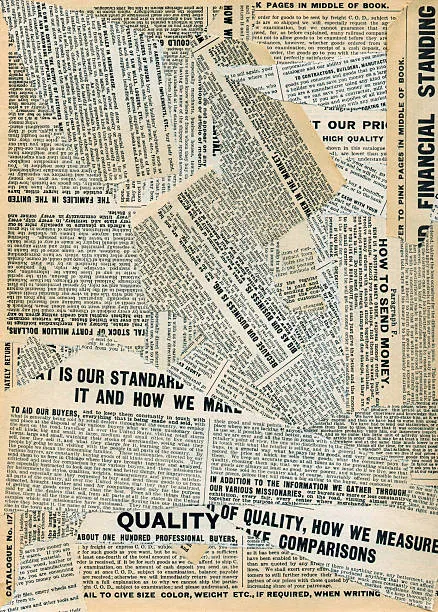
#> input picture addition/paper.tif, 438 x 612 px, found by its file name
$ python calc_insertion.py
#> lines starting #> are read from the running program, lines starting #| are printed output that depends on the picture; after the words box and inside, x2 and y2 are one past the last pixel; in counts of white or black regions, pixels touching at a corner belong together
### src/utils/functions.py

import random
import math
import os

def generate_random(minNumber, maxNumber):
    return random.randint(minNumber, maxNumber)

def create_empty_square_matrix(size):
    return create_empty_matrix(size, size)

# [8 lines left out: function create_empty_matrix, not called in this run]

def remove_eol(strings):
    return [string.rstrip('\n') for string in strings]

def get_intensity_from_value(value):
    return int(math.log2(int(value))) + 1

def get_image_path(image_name):
    return os.path.abspath(os.path.join(os.path.dirname(__file__), "..", "..")) + "/images/" + image_name

### src/addition/calc_insertion.py
import os
import cv2
import sys
import matplotlib.pyplot as plt

sys.path.append(os.path.abspath(os.path.join(os.path.dirname(__file__), '..')))

from utils import functions as fn

image_a = fn.get_image_path("/addition/paper.tif")
image_b = fn.get_image_path("/addition/birds.png")

img_a = cv2.imread(image_a, cv2.COLOR_BGRA2RGBA)
#> img_a is the input picture: shape (612, 438, 3); mean B, G, R 161.7, 180.1, 185
img_b = cv2.imread(image_b, cv2.IMREAD_UNCHANGED)
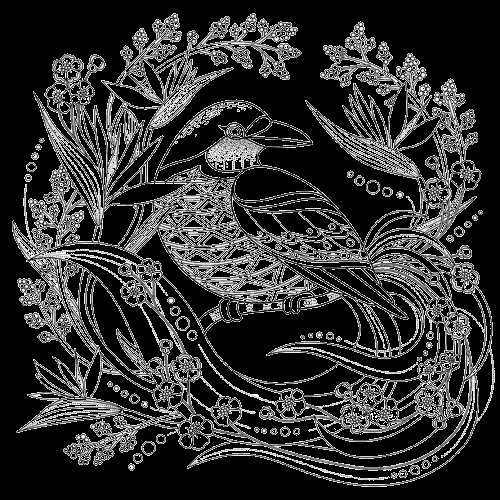
#> input picture addition/birds.png, 500 x 500 px, found by its file name
#> img_b is the input picture: shape (500, 500, 4); mean B, G, R, A 50.3, 50.3, 50.3, 48.6

img_a = cv2.resize(img_a, (700, 700))
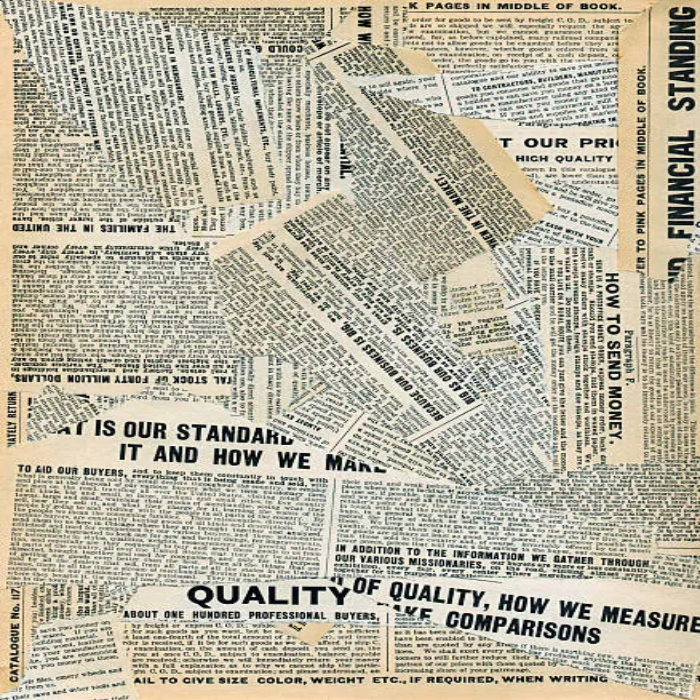
#> img_a: shape (700, 700, 3); mean B, G, R 161.6, 180, 184.9

fig, axs = plt.subplots(1, 3, figsize=(15, 5))

# Adicionar cada imagem a um dos subplots
axs[0].set_title("Image A")
axs[0].imshow(img_a)
axs[1].set_title("Imagem B")
axs[1].imshow(img_b)

x, y = 100, 100

# Crie uma máscara para a região que será inserida
mask = img_b[:, :, 3] / 255.0  # Normalize os valores de 0 a 255 para 0 a 1
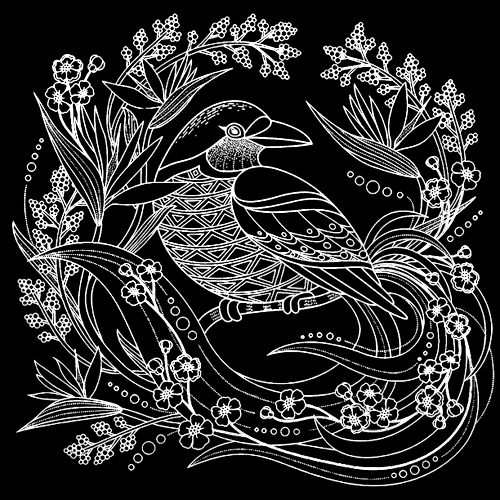
#> mask: shape (500, 500) float64; min 0, max 1, mean 0.191

# Inverta a máscara para a operação de combinação
inv_mask = 1 - mask[:, :, None]
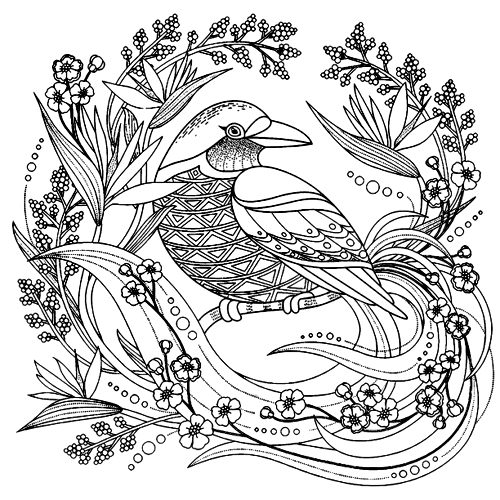
#> inv_mask: shape (500, 500, 1) float64; min 0, max 1, mean 0.809

# Combine as imagens usando a máscara
for i in range(img_b.shape[0]):
    for j in range(img_b.shape[1]):
        # Obtém as contribuições de A e B usando as máscaras
        a = (1 - mask[i, j]) * img_a[y + i, x + j, :3]
        b = mask[i, j] * img_b[i, j, :3]

        # Soma as contribuições e atualiza a imagem A
        img_a[y + i, x + j, :3] = a + b
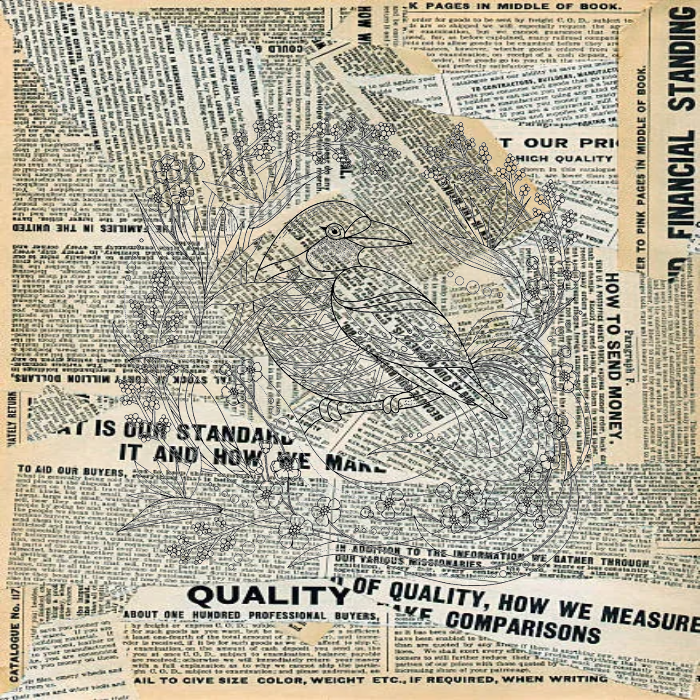
#> img_a: shape (700, 700, 3); 15.91% of pixels changed, all inside (x1, y1, x2, y2) = (112, 113, 595, 587)

axs[2].set_title("Imagem Gerada")
axs[2].imshow(img_a)

new_image = fn.get_image_path('/addition/bird_insert_in_journal.png')

if os.path.exists(new_image):
    os.remove(new_image)

cv2.imwrite(new_image, img_a)

for ax in axs:
    ax.axis('off')

plt.show()
#> figure, not shown here; B, G, R data is drawn as R, G, B
